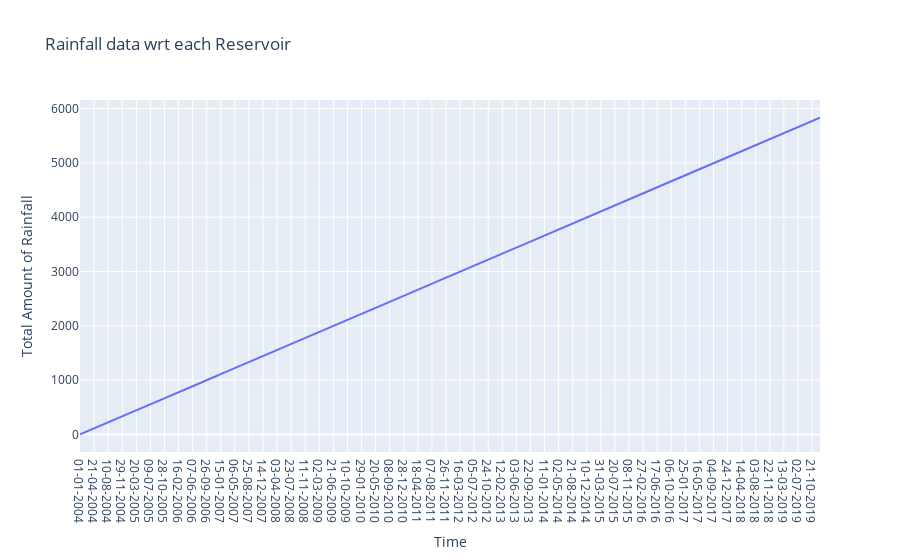

The code cell stored with this chart in its notebook:
### Code cell
data=[]
trace = go.Scatter(x = res_levels.Date, mode = 'lines')
data.append(trace)
fig = go.Figure(data = data, layout = layout)
py.offline.iplot(fig)
layout = go.Layout(title = 'Rainfall data wrt each Reservoir',xaxis = dict(title='Time'), yaxis = dict(title='Total Amount of Rainfall'))

### Figure 1 — Plotly figure (JSON) as saved in the notebook; plotly's stock layout.template omitted (floating-point values rounded to 4 significant figures; data arrays with more than 128 entries replaced by an {"elided": "..."} marker saying what was removed)
{"data": [{"mode": "lines", "type": "scatter", "x": {"elided": "5836 str values"}}], "layout": {"title": {"text": "Rainfall data wrt each Reservoir"}, "xaxis": {"title": {"text": "Time"}}, "yaxis": {"title": {"text": "Total Amount of Rainfall"}}}}
